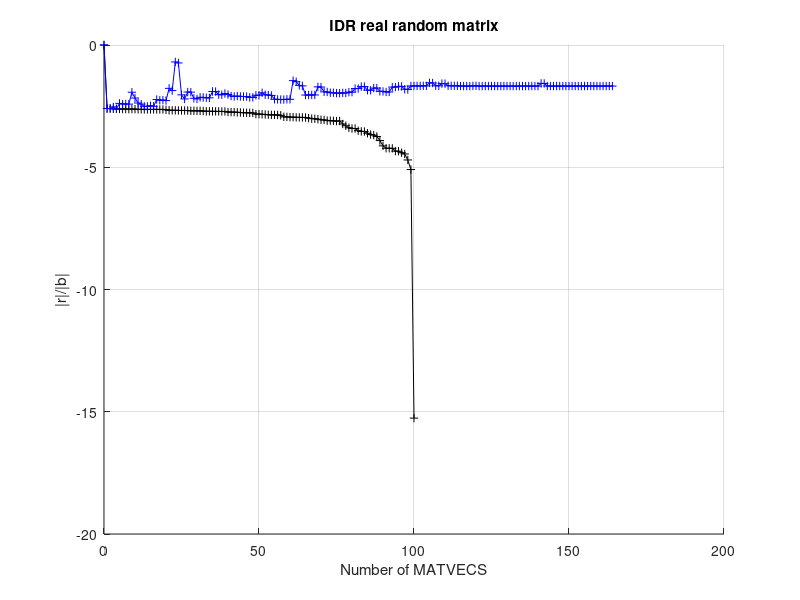

Reproduce this figure in MATLAB. (Note: this script raises an error after producing the figure.)
%
% This programme illustrates the use of the idrs-routines on an academic real dense system.
% The rhs-vector is such that the solution is equal to one.
%
% This software is distributed under the MIT License:
% http://www.opensource.org/licenses/mit-license.php
% Copyright:(c) 2023 Martin van Gijzen
% 


clear all;
close all;
clc;

disp('Real random test problem');
disp('++++++++++++++++++++++++');

% Define system

% Defaults:
N = 100;

rng('default');
A = rand(N,N);

b = zeros(N,1);
x = ones(N,1);
b = A*x;

disp('Real random problem, N=100 gridpoints.');
disp('The termination criterion is ||r||/||b|| < 1e-6.');
disp(' ');

% Parameters for the iterative solvers:

tol = 1e-6;
maxit = 1000;

choice = 1;
scrsz = get(0,'ScreenSize');
fig = figure('Position',[scrsz(1) + scrsz(3)/2 scrsz(4)/2 scrsz(3)/2 scrsz(4)/2]);
hold on;
xlabel('Number of MATVECS')
ylabel('|r|/|b|')
title(['IDR real random matrix']);
grid on;

t = cputime;
disp('GMRES iteration...');
[x, flag, relres, iter, resvec] = gmres(A, b, [], tol, N );
time = cputime - t;
resvec = log10(resvec/norm(b));
figure(fig);
it = [0:1:length(resvec)-1];
plot(it,resvec,'k-+');
drawnow;
disp(['Final accuracy: ', num2str(norm(b-A*x)/norm(b))])
disp(['Iterations: ',num2str(iter)]);
disp(['CPU time: ',num2str(time),'s.']);
disp(' ');

t = cputime;
disp('BiCGSTAB iteration...');
[x, flag, relres, iter, resvec] = bicgstab(A, b, tol, maxit );
time = cputime - t;
resvec = log10(resvec/norm(b));
figure(fig);
it = [0:1:length(resvec)-1];
plot(it,resvec,'b-+');
drawnow;
disp(['Final accuracy: ', num2str(norm(b-A*x)/norm(b))])
disp(['Iterations: ',num2str(iter)]);
disp(['CPU time: ',num2str(time),'s.']);
disp(' ');

s = 1;
t = cputime;
disp('IDR(1) iteration...');
[x, flag, relres, iter, resvec] = idrs( A, b, s, [], tol, maxit );
time = cputime - t;
resvec = log10(resvec/norm(b));
figure(fig);
it = [0:1:length(resvec)-1];
plot(it,resvec,'r-+');
drawnow;
disp(['Final accuracy: ', num2str(norm(b-A*x)/norm(b))]);
disp(['Iterations: ',num2str(iter)]);
disp(['CPU time: ',num2str(time),'s.']);
disp(' ');

s = 2;
t = cputime;
disp('IDR(2) iteration...');
[x, flag, relres, iter, resvec] = idrs( A, b, s, [], tol, maxit );
time = cputime - t;
figure(fig);
resvec = log10(resvec/norm(b));
it = [0:1:length(resvec)-1];
plot(it,resvec,'r-x');
drawnow;
disp(['Final accuracy: ', num2str(norm(b-A*x)/norm(b))]);
disp(['Iterations: ',num2str(iter)]);
disp(['CPU time: ',num2str(time),'s.']);
disp(' ');

s = 4;
t = cputime;
disp('IDR(4) iteration...');
% Compute solution
[x, flag, relres, iter, resvec] = idrs( A, b, s, [], tol, maxit );
time = cputime - t;
resvec = log10(resvec/norm(b));
figure(fig);
it = [0:1:length(resvec)-1];
plot(it,resvec,'r-*');
drawnow;
disp(['Final accuracy: ', num2str(norm(b-A*x)/norm(b))]);
disp(['Iterations: ',num2str(iter)]);
disp(['CPU time: ',num2str(time),'s.']);
disp(' ');

s = 8;
t = cputime;
disp('IDR(8) iteration...');
% Compute solution
randn('seed',0);
%x0 = randn(n,1);
[x, flag, relres, iter, resvec] = idrs( A, b, s, [], tol, maxit );
time = cputime - t;
resvec = log10(resvec/norm(b));
figure(fig);
it = [0:1:length(resvec)-1];
plot(it,resvec,'r-s');
drawnow;
disp(['Final accuracy: ', num2str(norm(b-A*x)/norm(b))]);
disp(['Iterations: ',num2str(iter)]);
disp(['CPU time: ',num2str(time),'s.']);
disp(' ');

s = 1;
t = cputime;
disp('QMRIDR(1) iteration...');
% Compute solution
[x, flag, relres, iter, resvec] = qmridr( A, b, s, [], tol, maxit );
time = cputime - t;
resvec = log10(resvec/norm(b));
figure(fig);
it = [0:1:length(resvec)-1];
plot(it,resvec,'g-+');
drawnow;
disp(['Final accuracy: ', num2str(norm(b-A*x)/norm(b))]);
disp(['Iterations: ',num2str(iter)]);
disp(['CPU time: ',num2str(time),'s.']);
disp(' ');

s = 2;
t = cputime;
disp('QMRIDR(2) iteration...');
% Initial iterations to compute ritz values:
[x, flag, relres, iter, resvec] = qmridr( A, b, s, [], tol, maxit );
time = cputime - t;
figure(fig);
resvec = log10(resvec/norm(b));
it = [0:1:length(resvec)-1];
plot(it,resvec,'g-x');
drawnow;
disp(['Final accuracy: ', num2str(norm(b-A*x)/norm(b))]);
disp(['Iterations: ',num2str(iter)]);
disp(['CPU time: ',num2str(time),'s.']);
disp(' ');

s = 4;
t = cputime;
disp('QMRIDR(4) iteration...');
% Compute solution
[x, flag, relres, iter, resvec] = qmridr( A, b, s, [], tol, maxit );
time = cputime - t;
resvec = log10(resvec/norm(b));
figure(fig);
it = [0:1:length(resvec)-1];
plot(it,resvec,'g-*');
drawnow;
disp(['Final accuracy: ', num2str(norm(b-A*x)/norm(b))]);
disp(['Iterations: ',num2str(iter)]);
disp(['CPU time: ',num2str(time),'s.']);
disp(' ');

s = 8;
t = cputime;
disp('QMRIDR(8) iteration...');
% Compute solution
randn('seed',0);
%x0 = randn(n,1);
[x, flag, relres, iter, resvec] = qmridr( A, b, s, [], tol, maxit );
time = cputime - t;
resvec = log10(resvec/norm(b));
figure(fig);
it = [0:1:length(resvec)-1];
plot(it,resvec,'g-s');
drawnow;
disp(['Final accuracy: ', num2str(norm(b-A*x)/norm(b))]);
disp(['Iterations: ',num2str(iter)]);
disp(['CPU time: ',num2str(time),'s.']);
disp(' ');

legend('GMRES', 'BiCGSTAB', 'IDR(1)', 'IDR(2)', 'IDR(4)', 'IDR(8)', 'QMRIDR(1)', 'QMRIDR(2)', 'QMRIDR(4)', 'QMRIDR(8)');
hold off;

